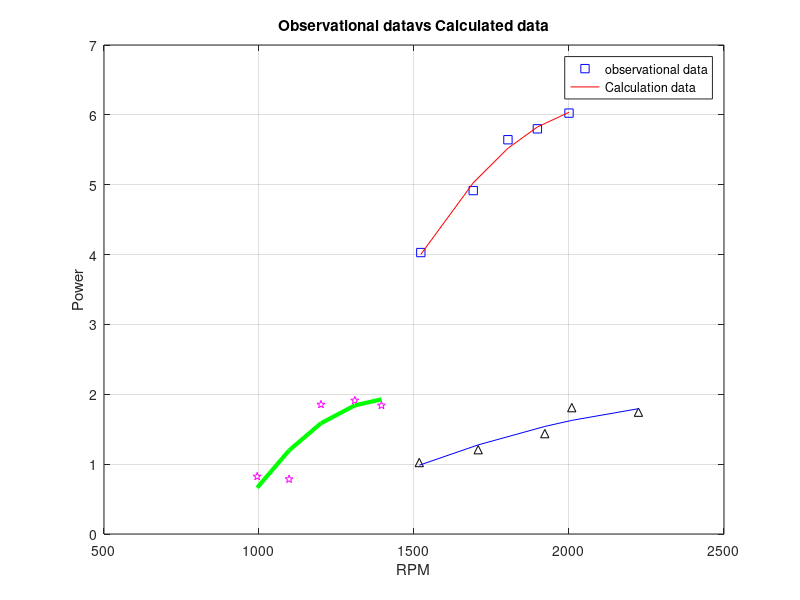

This figure's MATLAB source: (Note: this script raises an error after producing the figure.)
%==>OEL(Open Ended Lab) Assignment:-
%==>Question:-
%==>Part 1:-
%==>Data for EFI Engine:
rpm_EFIEngine =[1522 1691 1803 1898 2000];
bhp_EFIEngine=[4.029 4.916 5.644 5.800 6.025];
p_EFIEngine=polyfit(rpm_EFIEngine,bhp_EFIEngine,2);
BHP_EFIEngine=polyval(p_EFIEngine, rpm_EFIEngine);
%==>Data for Diesel Engine:
rpm_DieselEngine=[1517 1707 1922 2009 2224];
bhp_DieselEngine=[1.023 1.207 1.437 1.809 1.744];
p_DieselEngine=polyfit (rpm_DieselEngine, bhp_DieselEngine, 2);
BHP_DieselEngine=polyval(p_DieselEngine,rpm_DieselEngine);
%==> Data for Petrol Engine:
rpm_PetrolEngine=[994 1097 1200 1309 1395];
bhp_PetrolEngine=[0.823 0.785 1.853 1.911 1.841];
p_PetrolEngine=polyfit(rpm_PetrolEngine,bhp_PetrolEngine,2);
BHP_PetrolEngine=polyval(p_PetrolEngine,rpm_PetrolEngine);
disp(' part 01:')
%==>For Equations:
fprintf('Constants of EFI Engine: a=%f , b=%f,c=%f\n',p_EFIEngine(1),p_EFIEngine(2),p_EFIEngine(3))
fprintf('Constants of Diesel Engine: a=%f , b=%f,c=%f\n',p_DieselEngine(1),p_DieselEngine(2),p_DieselEngine(3))
fprintf('Constants of Petrol Engine: a=%f , b=%f,c=%f\n\n',p_PetrolEngine(1),p_PetrolEngine(2),p_PetrolEngine(3))
%==>part 02:
disp(' part 02:')
fprintf('Graph is displayed: \n\n')
figure
plot(rpm_EFIEngine,bhp_EFIEngine,'sb',rpm_EFIEngine,BHP_EFIEngine,'-r',rpm_DieselEngine,bhp_DieselEngine,'^k',rpm_DieselEngine,BHP_DieselEngine,'-b',rpm_PetrolEngine,bhp_PetrolEngine,'pm',rpm_PetrolEngine,BHP_PetrolEngine,'-g','linewidth',3)
grid on
xlabel('RPM'),ylabel('Power'),title('Observational datavs Calculated data')
legend('observational data','Calculation data')
%==>part 03:
disp(' part 03:')
error_EFIEngine =abs(bhp_EFIEngine-BHP_EFIEngine);
error_DieselEngine=abs(bhp_DieselEngine-BHP_DieselEngine);
error_PetrolEngine=abs(bhp_PetrolEngine-BHP_PetrolEngine);
A={'bhp_EFIEngine','BHP_EFIEngine','error_EFIEngine','bhp_DieselEngine','BHP_DieselEngine','error_DieselEngine','bhp_PetrolEngine','BHP_PetrolEngine','error_PetrolEngine'};
table=table(bhp_EFIEngine',BHP_EFIEngine',error_EFIEngine',bhp_DieselEngine',BHP_DieselEngine',error_DieselEngine',bhp_PetrolEngine',BHP_PetrolEngine',error_PetrolEngine','VariableNames',A);
disp(table)
%==>part 04:
disp(' part 04:')
e =@(a)p_EFIEngine(1)*a^2+p_EFIEngine(2)*a+p_EFIEngine(3);
BHP_EFIEngine1= e(1500)
d =@(b)p_DieselEngine(1)*b^2+p_DieselEngine(2)*b+p_DieselEngine(3);
BHP_DieselEngine1 = d(1500)
p =@(c)p_PetrolEngine(1)*c^2+p_PetrolEngine(2)*c+p_PetrolEngine(3);
BHP_PetrolEngine1 = p(1500) 
disp(' part 05:')
figure
subplot(3,1,1);
EFIEngine_l=polyfit(rpm_EFIEngine,bhp_EFIEngine,1);
EFIEngineBHP_l=polyval(EFIEngine_l,rpm_EFIEngine);
plot(rpm_EFIEngine,EFIEngineBHP_l,'-k',rpm_EFIEngine,BHP_EFIEngine,'-b','linewidth',3);
grid on
title({['Linear data vs Quadratic data'],['EFI Engine']});
legend('Linear data','Quadratic data');
subplot(3,1,2);
PetrolEngine_l=polyfit(rpm_DieselEngine,bhp_DieselEngine,1);
DieselEngineBHP_l=polyval(PetrolEngine_l,rpm_DieselEngine);
plot(rpm_DieselEngine,DieselEngineBHP_l,'-m',rpm_DieselEngine,BHP_DieselEngine,'-r','linewidth',3);
grid on
title('Diesel Engine');
ylabel('Power')
legend('Linear data','Quadratic data');
subplot(3,1,3);
PetrolEngine_l=polyfit(rpm_PetrolEngine,bhp_PetrolEngine,1);
PetrolEngineBHP_l=polyval(PetrolEngine_l,rpm_PetrolEngine);
plot(rpm_PetrolEngine,PetrolEngineBHP_l,'-c',rpm_PetrolEngine,BHP_PetrolEngine,'-y','linewidth',3);
grid on
legend('Linear data','Quadratic data');
title('Petrol Engine');
xlabel('rpm');
